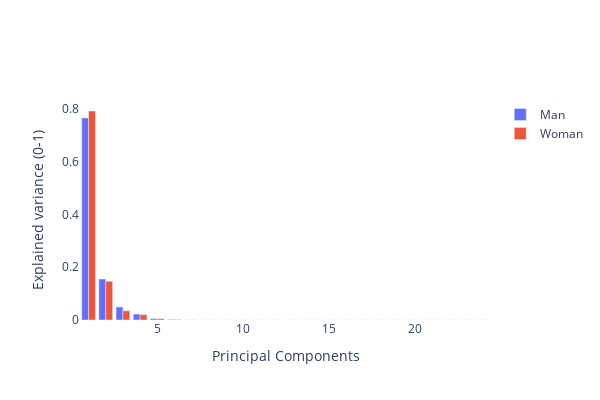

The cell this chart's notebook holds for it:
### Code cell
# Obtenha as proporções de variância explicada
explained_variance_man = pca_man.explained_variance_ratio_
explained_variance_woman = pca_woman.explained_variance_ratio_

# Obtenha os autovalores
eigenvalues_man = pca_man.explained_variance_
eigenvalues_woman = pca_woman.explained_variance_

fig = go.Figure(data=[
    go.Bar(name='Man', x=pcs, y=explained_variance_man),
    go.Bar(name='Woman', x=pcs, y=explained_variance_woman)
])
# Change the bar mode
fig.update_layout(barmode='group',
                  plot_bgcolor='white',  
                  xaxis=dict(title='Principal Components'),
                  yaxis=dict(title='Explained variance (0-1)'),
                  width=600, 
                  height=400)
fig.show()

### Figure 1 — Plotly figure (JSON) as saved in the notebook; plotly's stock layout.template omitted (floating-point values rounded to 4 significant figures)
{"data": [{"name": "Man", "type": "bar", "x": [1, 2, 3, 4, 5, 6, 7, 8, 9, 10, 11, 12, 13, 14, 15, 16, 17, 18, 19, 20, 21, 22, 23, 24, 25, 26], "y": [0.7655, 0.1553, 0.0494, 0.02244, 0.00508, 0.001927, 0.0002514, 0.0001094, 2.81e-10, 2.169e-10, 4.866e-11, 6.777e-12, 4.361e-12, 3.36e-12, 5.257e-13, 3.776e-13, 3.693e-13, 1.875e-13, 1.44e-13, 1.253e-13, 1.83e-15, 3.656e-16, 9.857e-36, 1.54e-42]}, {"name": "Woman", "type": "bar", "x": [1, 2, 3, 4, 5, 6, 7, 8, 9, 10, 11, 12, 13, 14, 15, 16, 17, 18, 19, 20, 21, 22, 23, 24, 25, 26], "y": [0.7916, 0.1467, 0.03497, 0.01998, 0.004992, 0.001501, 0.000211, 0.0001054, 4.073e-10, 1.707e-10, 4.973e-11, 6.813e-12, 4.246e-12, 2.758e-12, 4.656e-13, 4.22e-13, 3.244e-13, 1.535e-13, 1.447e-13, 1.257e-13, 1.834e-15, 1.759e-16, 2.656e-35, 2.236e-42]}], "layout": {"barmode": "group", "height": 400, "plot_bgcolor": "white", "width": 600, "xaxis": {"title": {"text": "Principal Components"}}, "yaxis": {"title": {"text": "Explained variance (0-1)"}}}}
